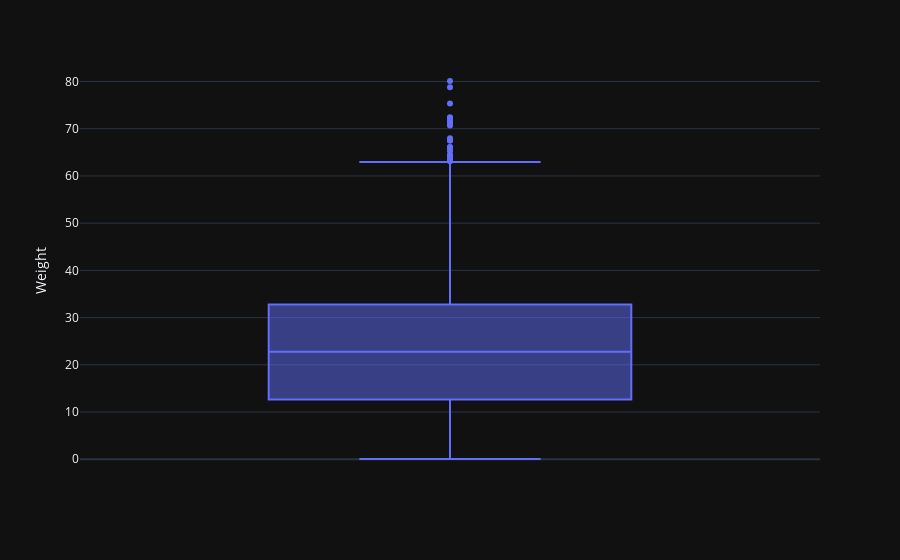

This figure's notebook cell:
### Code cell
px.box(df, y='Weight', template='plotly_dark')

### Figure 1 — Plotly figure (JSON) as saved in the notebook; plotly's stock layout.template omitted (floating-point values rounded to 4 significant figures; data arrays with more than 128 entries replaced by an {"elided": "..."} marker saying what was removed)
{"data": [{"alignmentgroup": "True", "hovertemplate": "Weight=%{y}<extra></extra>", "legendgroup": "", "marker": {"color": "#636efa"}, "name": "", "notched": false, "offsetgroup": "", "orientation": "v", "showlegend": false, "type": "box", "x0": " ", "xaxis": "x", "y": {"elided": "3893 float values"}, "y0": " ", "yaxis": "y"}], "layout": {"boxmode": "group", "legend": {"tracegroupgap": 0}, "margin": {"t": 60}, "xaxis": {"anchor": "y", "domain": [0, 1]}, "yaxis": {"anchor": "x", "domain": [0, 1], "title": {"text": "Weight"}}}}
